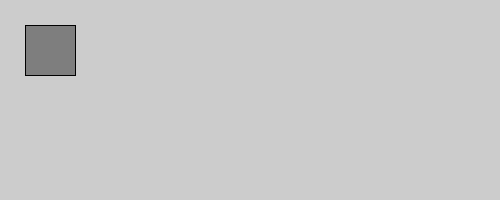
Frame 1 (no input)
Frame 60 (the mouse pressed at the canvas centre just before this capture): identical to frame 1, image omitted
Frame 120 (the mouse held since frame 60 and released just before this capture): identical to frame 1, image omitted

The Processing sketch that drew this single still picture (run headless with seeded random() and noise(); from frame 60 on, the mouse is pressed at the canvas centre):

// Processing sketch: teclado_03
// ── teclado_03.pde
/*
  Funciones de Teclado
 Sergio Majluf
 Agosto de 2018
 
 Ejecutar, escribir y mirar la consola
 
 */

color fillVal = color(126);

void setup() {
  size(500, 200);
}

void draw() {

  fill(fillVal);
  rect(25, 25, 50, 50);
}

void keyPressed() {
  if (key == CODED) {
    if (keyCode == UP) {
      fillVal = 255;
    } else if (keyCode == DOWN) {
      fillVal = 0;
    }
  } else {
    fillVal = 126;
  }
}
